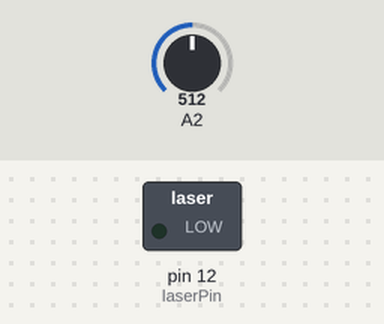
Simulated run of this sketch. Board: Arduino Uno, built with avr-gcc and run on an emulated ATmega328P. On the bench: switched loads named in the sketch (green lamp = pin HIGH). Dashed ring = blinking. The test bench sets the inputs (shaded band); at power-on: A2 = 512. What the sketch prints to the serial monitor is not drawn.

Above: at 0.5 s.
Timing chart, 0 to 4.6 s (numbered marks = the images above):
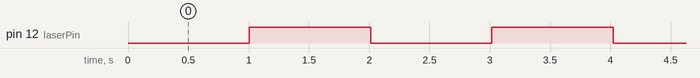

Measured:
- by itself, pin 12 (laserPin): alternates HIGH for 1.0 s and LOW for 1.0 s

The sketch:

laser_pulse.ino
```cpp
// constants won't change. Used here to set a pin number :
const int laserPin =  12;      // the number of the Laser pin

// Variables will change :
int laserState = LOW;             // laserState used to set the Laser

// Generally, you should use "unsigned long" for variables that hold time
// The value will quickly become too large for an int to store
unsigned long previousMillis = 0;        // will store last time Laser was updated

// constants won't change :
const long interval = 1000;           // interval at which to blink (milliseconds)
const long measure = 4000;           // interval at which to blink (milliseconds)

int LaserMax = 0;

void setup() {
  // set the digital pin as output:
  pinMode(laserPin, OUTPUT);
  Serial.begin(9600);
}

void loop() {
  // read the input on analog pin 2:
  int LDRValue = analogRead(A2);
  // print out the value you read:
  if (LDRValue >= LaserMax) {
    LaserMax = LDRValue;
  }
  Serial.println(LaserMax);
  delay(50);

  // check to see if it's time to blink the Laser; that is, if the
  // difference between the current time and last time you blinked
  // the Laser is bigger than the interval at which you want to
  // blink the Laser.
  unsigned long currentMillis = millis();

  //if (currentMillis - previousMillis >= measure) {
  if (currentMillis - previousMillis >= interval) {
    // save the last time you blinked the Laser
    previousMillis = currentMillis;

    // if the Laser is off turn it on and vice-versa:
    if (laserState == LOW) {
      laserState = HIGH;
    } else {
      laserState = LOW;
    }


    // save the last time you blinked the Laser
    //previousMillis = currentMillis;
    //LaserMax = 0;
    //Serial.println("LOW ---");
  //}

    // set the Laser with the laserState of the variable:
    digitalWrite(laserPin, laserState);
  }
}
```
